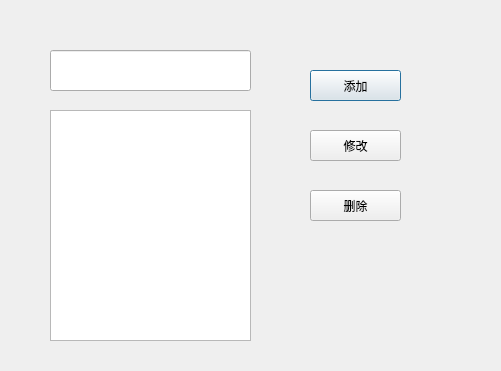
<?xml version="1.0" encoding="UTF-8"?>
<ui version="4.0">
 <class>Dialog</class>
 <widget class="QDialog" name="Dialog">
  <property name="geometry">
   <rect>
    <x>0</x>
    <y>0</y>
    <width>501</width>
    <height>371</height>
   </rect>
  </property>
  <property name="windowTitle">
   <string>Dialog</string>
  </property>
  <widget class="QLineEdit" name="lineEdit">
   <property name="geometry">
    <rect>
     <x>50</x>
     <y>50</y>
     <width>201</width>
     <height>41</height>
    </rect>
   </property>
  </widget>
  <widget class="QPushButton" name="add">
   <property name="geometry">
    <rect>
     <x>310</x>
     <y>70</y>
     <width>91</width>
     <height>31</height>
    </rect>
   </property>
   <property name="text">
    <string>添加</string>
   </property>
  </widget>
  <widget class="QPushButton" name="edit">
   <property name="geometry">
    <rect>
     <x>310</x>
     <y>130</y>
     <width>91</width>
     <height>31</height>
    </rect>
   </property>
   <property name="text">
    <string>修改</string>
   </property>
  </widget>
  <widget class="QPushButton" name="del">
   <property name="geometry">
    <rect>
     <x>310</x>
     <y>190</y>
     <width>91</width>
     <height>31</height>
    </rect>
   </property>
   <property name="text">
    <string>删除</string>
   </property>
  </widget>
  <widget class="QListWidget" name="listWidget">
   <property name="geometry">
    <rect>
     <x>50</x>
     <y>110</y>
     <width>201</width>
     <height>231</height>
    </rect>
   </property>
  </widget>
 </widget>
 <layoutdefault spacing="6" margin="11"/>
 <resources/>
 <connections/>
</ui>
